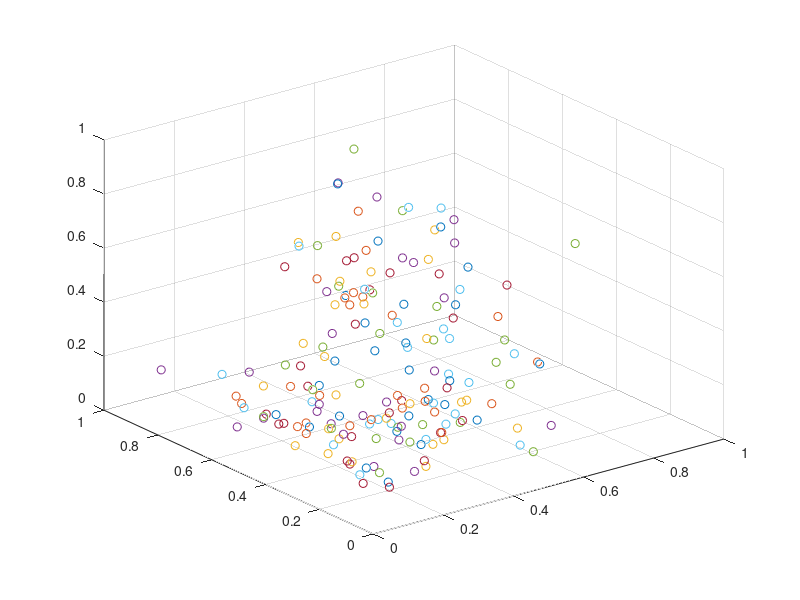

The MATLAB source for this figure:
a = importdata("wineC.txt");
m=size(a,1);
for i=1:1:m
    if a(i,4)==1
        scatter3(a(i,1),a(i,2),a(i,3),'r.');
    elseif a(i,4)==2
        scatter3(a(i,1),a(i,2),a(i,3),'b.');
    elseif a(i,4)==3
        scatter3(a(i,1),a(i,2),a(i,3),'g.');
     elseif a(i,4)==4
        scatter3(a(i,1),a(i,2),a(i,3),'y.');
    else
        scatter3(a(i,1),a(i,2),a(i,3),'k*');  
    end
    hold on;
end
grid on;
